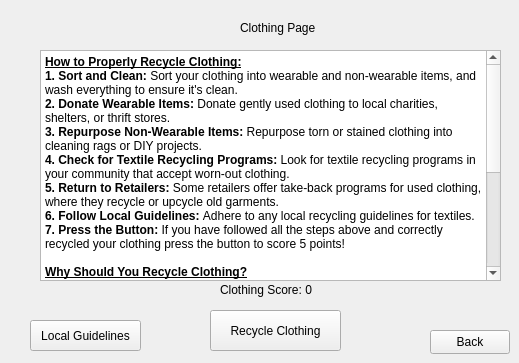
    <widget class="QWidget" name="pageClothing">
     <widget class="QLabel" name="labelClothing_2">
      <property name="geometry">
       <rect>
        <x>240</x>
        <y>20</y>
        <width>111</width>
        <height>16</height>
       </rect>
      </property>
      <property name="text">
       <string>Clothing Page</string>
      </property>
     </widget>
     <widget class="QPushButton" name="pbtnBack_5">
      <property name="geometry">
       <rect>
        <x>430</x>
        <y>330</y>
        <width>80</width>
        <height>24</height>
       </rect>
      </property>
      <property name="text">
       <string>Back</string>
      </property>
     </widget>
     <widget class="QToolButton" name="tbtnRecycleCloth">
      <property name="geometry">
       <rect>
        <x>210</x>
        <y>310</y>
        <width>131</width>
        <height>41</height>
       </rect>
      </property>
      <property name="text">
       <string>Recycle Clothing</string>
      </property>
     </widget>
     <widget class="QLabel" name="labelClothScore">
      <property name="geometry">
       <rect>
        <x>220</x>
        <y>280</y>
        <width>121</width>
        <height>20</height>
       </rect>
      </property>
      <property name="text">
       <string>Clothing Score: 0</string>
      </property>
     </widget>
     <widget class="QTextBrowser" name="txtClothing">
      <property name="geometry">
       <rect>
        <x>40</x>
        <y>50</y>
        <width>461</width>
        <height>231</height>
       </rect>
      </property>
      <property name="html">
       <string>&lt;!DOCTYPE HTML PUBLIC &quot;-//W3C//DTD HTML 4.0//EN&quot; &quot;http://www.w3.org/TR/REC-html40/strict.dtd&quot;&gt;
&lt;html&gt;&lt;head&gt;&lt;meta name=&quot;qrichtext&quot; content=&quot;1&quot; /&gt;&lt;meta charset=&quot;utf-8&quot; /&gt;&lt;style type=&quot;text/css&quot;&gt;
p, li { white-space: pre-wrap; }
hr { height: 1px; border-width: 0; }
li.unchecked::marker { content: &quot;\2610&quot;; }
li.checked::marker { content: &quot;\2612&quot;; }
&lt;/style&gt;&lt;/head&gt;&lt;body style=&quot; font-family:'Segoe UI'; font-size:9pt; font-weight:700; font-style:normal;&quot;&gt;
&lt;p style=&quot; margin-top:0px; margin-bottom:0px; margin-left:0px; margin-right:0px; -qt-block-indent:0; text-indent:0px;&quot;&gt;&lt;span style=&quot; text-decoration: underline;&quot;&gt;How to Properly Recycle Clothing:&lt;/span&gt;&lt;/p&gt;
&lt;p style=&quot; margin-top:0px; margin-bottom:0px; margin-left:0px; margin-right:0px; -qt-block-indent:0; text-indent:0px;&quot;&gt;1. Sort and Clean: &lt;span style=&quot; font-weight:400;&quot;&gt;Sort your clothing into wearable and non-wearable items, and wash everything to ensure it's clean.&lt;/span&gt;&lt;/p&gt;
&lt;p style=&quot; margin-top:0px; margin-bottom:0px; margin-left:0px; margin-right:0px; -qt-block-indent:0; text-indent:0px;&quot;&gt;2. Donate Wearable Items:&lt;span style=&quot; font-weight:400;&quot;&gt; Donate gently used clothing to local charities, shelters, or thrift stores.&lt;/span&gt;&lt;/p&gt;
&lt;p style=&quot; margin-top:0px; margin-bottom:0px; margin-left:0px; margin-right:0px; -qt-block-indent:0; text-indent:0px;&quot;&gt;3. Repurpose Non-Wearable Items: &lt;span style=&quot; font-weight:400;&quot;&gt;Repurpose torn or stained clothing into cleaning rags or DIY projects.&lt;/span&gt;&lt;/p&gt;
&lt;p style=&quot; margin-top:0px; margin-bottom:0px; margin-left:0px; margin-right:0px; -qt-block-indent:0; text-indent:0px;&quot;&gt;4. Check for Textile Recycling Programs: &lt;span style=&quot; font-weight:400;&quot;&gt;Look for textile recycling programs in your community that accept worn-out clothing.&lt;/span&gt;&lt;/p&gt;
&lt;p style=&quot; margin-top:0px; margin-bottom:0px; margin-left:0px; margin-right:0px; -qt-block-indent:0; text-indent:0px;&quot;&gt;5. Return to Retailers: &lt;span style=&quot; font-weight:400;&quot;&gt;Some retailers offer take-back programs for used clothing, where they recycle or upcycle old garments.&lt;/span&gt;&lt;/p&gt;
&lt;p style=&quot; margin-top:0px; margin-bottom:0px; margin-left:0px; margin-right:0px; -qt-block-indent:0; text-indent:0px;&quot;&gt;6. Follow Local Guidelines: &lt;span style=&quot; font-weight:400;&quot;&gt;Adhere to any local recycling guidelines for textiles.&lt;/span&gt;&lt;/p&gt;
&lt;p style=&quot; margin-top:0px; margin-bottom:0px; margin-left:0px; margin-right:0px; -qt-block-indent:0; text-indent:0px;&quot;&gt;7. Press the Button: &lt;span style=&quot; font-weight:400;&quot;&gt;If you have followed all the steps above and correctly recycled your clothing press the button to score 5 points! &lt;/span&gt;&lt;/p&gt;
&lt;p style=&quot;-qt-paragraph-type:empty; margin-top:0px; margin-bottom:0px; margin-left:0px; margin-right:0px; -qt-block-indent:0; text-indent:0px; font-weight:400;&quot;&gt;&lt;br /&gt;&lt;/p&gt;
&lt;p style=&quot; margin-top:0px; margin-bottom:0px; margin-left:0px; margin-right:0px; -qt-block-indent:0; text-indent:0px;&quot;&gt;&lt;span style=&quot; text-decoration: underline;&quot;&gt;Why Should You Recycle Clothing?&lt;/span&gt;&lt;/p&gt;
&lt;p style=&quot; margin-top:0px; margin-bottom:0px; margin-left:0px; margin-right:0px; -qt-block-indent:0; text-indent:0px;&quot;&gt;- Environmental Impact:&lt;span style=&quot; font-weight:400;&quot;&gt; Reduces the amount of textile waste in landfills, which can take decades to decompose and release harmful chemicals.&lt;/span&gt;&lt;/p&gt;
&lt;p style=&quot; margin-top:0px; margin-bottom:0px; margin-left:0px; margin-right:0px; -qt-block-indent:0; text-indent:0px;&quot;&gt;- Resource Conservation: &lt;span style=&quot; font-weight:400;&quot;&gt;Conserves resources used in the production of new textiles, such as water, energy, and raw materials.&lt;/span&gt;&lt;/p&gt;
&lt;p style=&quot; margin-top:0px; margin-bottom:0px; margin-left:0px; margin-right:0px; -qt-block-indent:0; text-indent:0px;&quot;&gt;- Waste Reduction: R&lt;span style=&quot; font-weight:400;&quot;&gt;educes the environmental footprint by minimizing waste and promoting a circular economy.&lt;/span&gt;&lt;/p&gt;
&lt;p style=&quot; margin-top:0px; margin-bottom:0px; margin-left:0px; margin-right:0px; -qt-block-indent:0; text-indent:0px;&quot;&gt;- Charitable Support: &lt;span style=&quot; font-weight:400;&quot;&gt;Provides clothing to those in need through donations to charities and shelters.&lt;/span&gt;&lt;/p&gt;
&lt;p style=&quot; margin-top:0px; margin-bottom:0px; margin-left:0px; margin-right:0px; -qt-block-indent:0; text-indent:0px;&quot;&gt;- Economic Benefits: &lt;span style=&quot; font-weight:400;&quot;&gt;Supports the recycling and textile industries, creating jobs and encouraging sustainable practices.&lt;/span&gt;&lt;/p&gt;
&lt;p style=&quot;-qt-paragraph-type:empty; margin-top:0px; margin-bottom:0px; margin-left:0px; margin-right:0px; -qt-block-indent:0; text-indent:0px; font-weight:400;&quot;&gt;&lt;br /&gt;&lt;/p&gt;
&lt;p style=&quot; margin-top:0px; margin-bottom:0px; margin-left:0px; margin-right:0px; -qt-block-indent:0; text-indent:0px;&quot;&gt;&lt;span style=&quot; font-weight:400;&quot;&gt;By properly recycling clothing, we contribute to a more sustainable and eco-friendly world. 🌍♻️&lt;/span&gt;&lt;/p&gt;&lt;/body&gt;&lt;/html&gt;</string>
      </property>
     </widget>
     <widget class="QPushButton" name="pbtnLink_5">
      <property name="geometry">
       <rect>
        <x>30</x>
        <y>320</y>
        <width>111</width>
        <height>31</height>
       </rect>
      </property>
      <property name="text">
       <string>Local Guidelines</string>
      </property>
     </widget>
    </widget>
